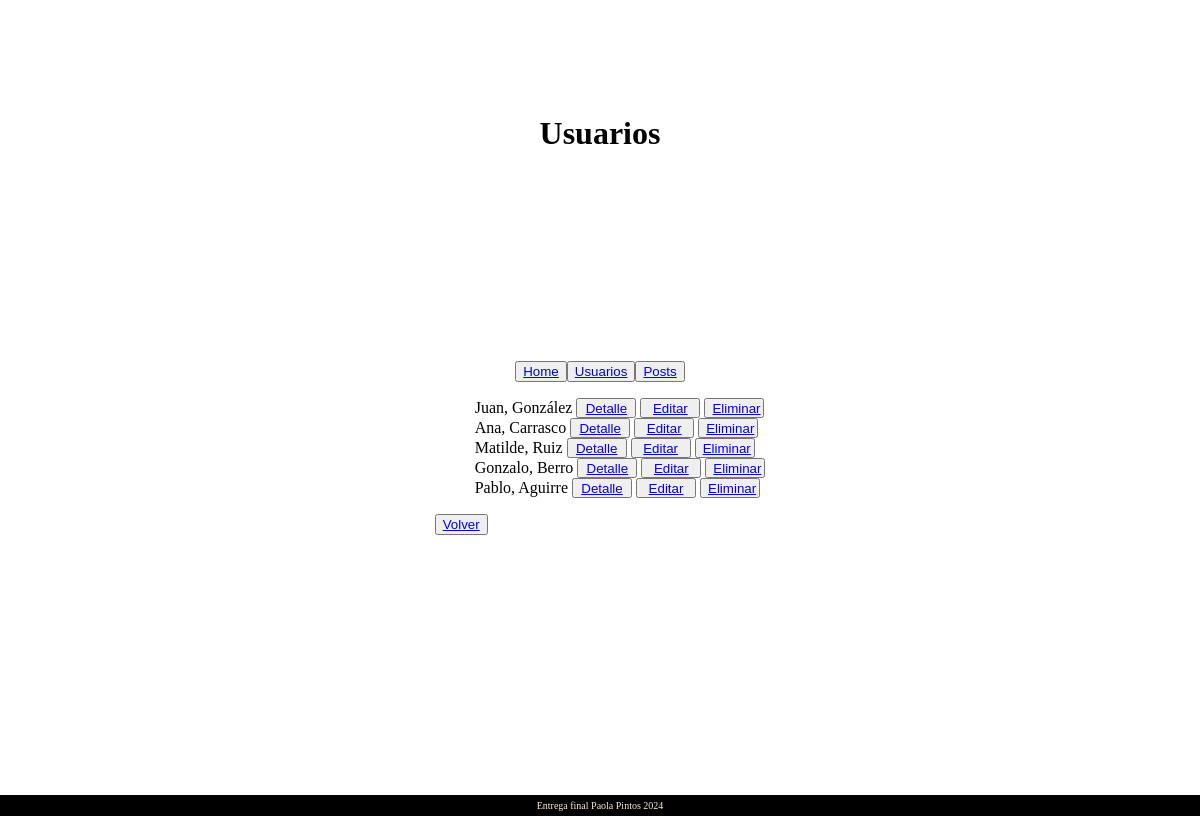
The app's page /usuarios/usuario/list, older data.
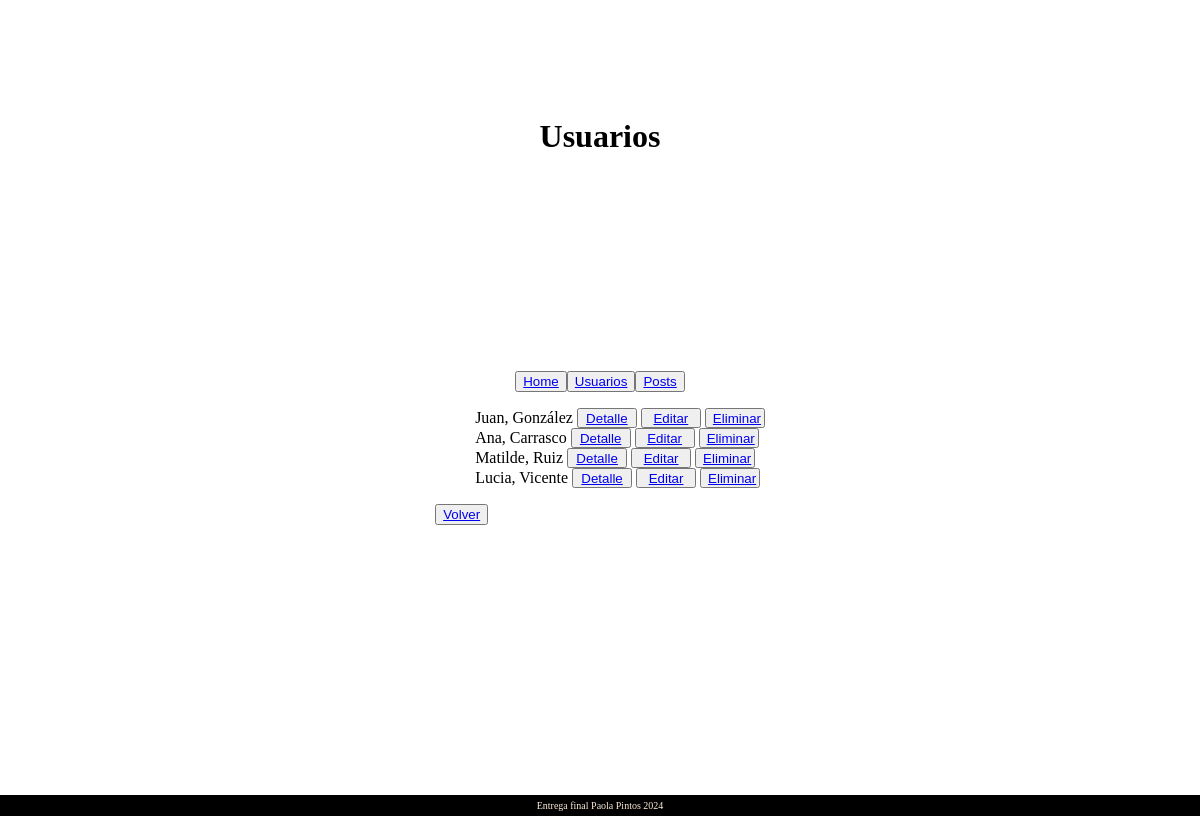
The same page, newer data.
### usuarios/models.py (models this page shows)
class Usuario(models.Model):
    nombre = models.CharField(max_length=50)
    apellido = models.CharField(max_length=50)
    user = models.CharField(max_length=20, unique=True)
    password = models.CharField(max_length=20)
    def __str__(self):
        return f"{self.nombre}, {self.apellido}"

### usuarios/views.py (the view)
# urls.py: path("usuario/list", views.usuario_list, name="usuario_list"),
def usuario_list(request):
    usuarios = Usuario.objects.all()
    contexto = {"usuarios": usuarios}
    return render(request, "usuarios/usuario_list.html", contexto)

### usuarios/templates/usuarios/usuario_list.html
{% extends 'main/base.html' %}
{% block header %}
Usuarios
{% endblock header %}
{% block main %}
<div>
    <ul style="list-style-type: none;">
        {% for usuario in usuarios %}
        <li>{{usuario}}
            <button style="width: 60px; height: 20px;">
                <a href="{% url 'usuarios:usuario_detail' usuario.id %}">Detalle</a>
            </button>
            <button style="width: 60px; height: 20px;">
                <a href="{% url 'usuarios:usuario_update' usuario.id %}">Editar</a>
            </button>
            <button style="width: 60px; height: 20px;"> <a
                    href="{% url 'usuarios:usuario_delete' usuario.id %}">Eliminar</a></button>
        </li>
        {% empty %}
        <p>Sin información disponible</p>
        {% endfor %}
    </ul>
</div>
<p><button><a href="{% url 'usuarios:index' %}">Volver</a></button></p>
{% endblock main %}

Row changes from the older to the newer data that the page shows:
removed Usuario: nombre+apellido "Gonzalo, Berro"
removed Usuario: nombre+apellido "Pablo, Aguirre"
added Usuario: nombre+apellido "Lucia, Vicente"
